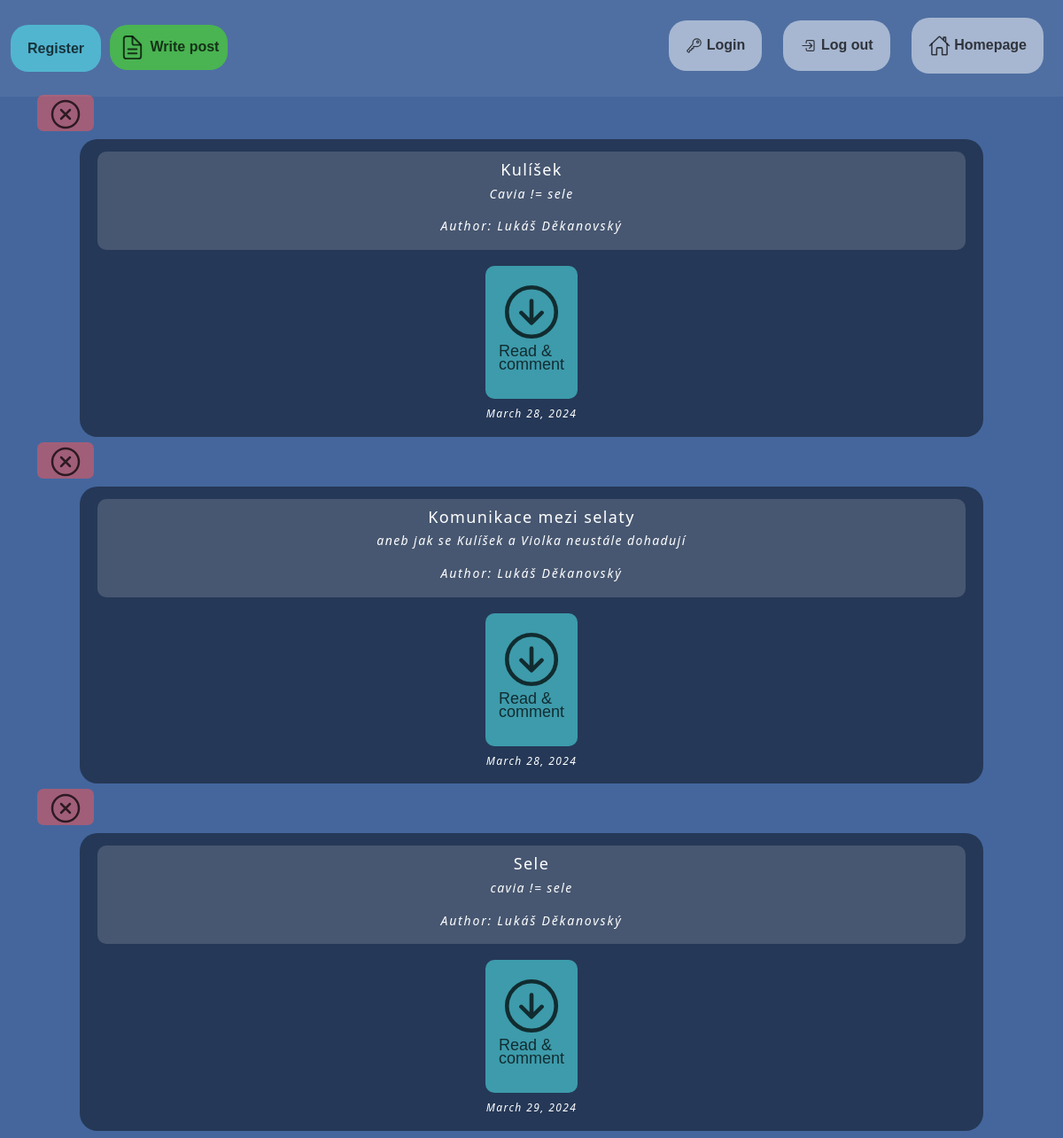
The page /blog (signed in) on the database its author committed.
### main.py (models this page shows)
class BlogPost(db.Model):
    __tablename__ = "blog_posts"
    id: Mapped[int] = mapped_column(Integer, primary_key=True)
    author_id: Mapped[int] = mapped_column(Integer, db.ForeignKey("users.id"))
    author = relationship("User", back_populates="posts")
    title: Mapped[str] = mapped_column(String(250), unique=True, nullable=False)
    subtitle: Mapped[str] = mapped_column(String(250), nullable=False)
    date: Mapped[str] = mapped_column(String(250), nullable=False)
    body: Mapped[str] = mapped_column(Text, nullable=False)
    img_url: Mapped[str] = mapped_column(String(250), nullable=False)
    comments = relationship("Comment", back_populates="parent_post")

class User(UserMixin, db.Model):
    __tablename__ = "users"
    id: Mapped[int] = mapped_column(Integer, primary_key= True)
    email: Mapped[str] = mapped_column(String(100), unique=True)
    password: Mapped[str] = mapped_column(String(100))
    name: Mapped[str] = mapped_column(String(100))
    posts = relationship("BlogPost", back_populates="author")
    comments = relationship("Comment", back_populates="comment_author")

### main.py (the view)
@app.route("/blog")
def blog():
    result = db.session.execute(db.select(BlogPost))
    posts = result.scalars().all()
    return render_template("blog.html", blog_posts = posts)

### main.py (called while the page is built)
@login_manager.user_loader
def load_user(user_id):
    return db.get_or_404(User, user_id)

### templates/blog.html (shortened to what this page needs)
<!DOCTYPE html>
<html lang="en">
<head>
    <link href="https://cdn.jsdelivr.net/npm/bootstrap@5.3.3/dist/css/bootstrap.min.css" rel="stylesheet">
    <link rel="stylesheet" href="../static/css/styles.css">
</head>
<body class="blog-gradient">
    <div class="vh-100">
        <div class="header fade fade-delay-small">
            <div class="container-fluid">
                <div class="row">
                    <div class="col-sm-3 justify-content-center my-2" align="left" align-sm="center">
                        <a href="{{ url_for('register')}}" class="button_d" role="button" data-ripple-color="hsl(218, 41%, 45%)">
                            <span style="font-weight: bold;">Register</span>
                        </a>
                        {% if current_user.id == 1: %}
                        <a href="{{ url_for('add_post')}}" class="button_new_post position-absolute" title="Create a post">
                            <span style="font-weight: bold;">Write post</span>
                        </a>
                        {% endif %}
                    </div>
                    <div class="col-sm-9 justify-content-center" align="right">
                        <a href="{{ url_for('login')}}" class="button_c" role="button" data-ripple-color="hsl(218, 41%, 45%)">
                            <span style="font-weight: bold;">Login</span>
                        </a>
                        <a href="{{ url_for('logout')}}" class="button_c" role="button" data-ripple-color="hsl(218, 41%, 45%)">
                            <span style="font-weight: bold;">Log out</span>
                        </a>
                        <a href="{{ url_for('home')}}" class="button_c" role="button" data-ripple-color="hsl(218, 41%, 45%)">
                            <span style="font-weight: bold;">Homepage</span>
                        </a>
                    </div>
                </div>
            </div>
        </div>
        <div class="container fade fade-delay-big">
            <div class="row">
                {% for post in blog_posts %}
                    <div class="">
                        <div class="">
                            <div class="">
                                {% if current_user.id == 1: %}
                                <a href="{{url_for('delete_post', post_id=post.id) }}" class="button_delete" title="Delete post">
                                </a>
                                {% endif %}
                            </div>
                        </div>
                        <div class="col mx-5 my-2" style="background-color: rgba(0, 0, 0, 0.304); border-radius: 20px;">
                            <div class="post-box">
                                <div class="post-header justify-content-center my-1">
                                    <h1 class="post-text-title">{{post.title}}</h1>
                                    <h2 class="post-text-subtitle">{{post.subtitle}}</h2>
                                    <h3 class="post-text-author">Author: {{post.author.name}}</h2>
                                </div>
                                <div class="post-footer">
                                    <a href="{{ url_for('read_post', post_id=post.id) }}" class="button_read">
                                        <p>
                                            Read & <br>comment
                                        </p>
                                    </a>
                                </div>
                                <div class="post-footer">
                                    <h1 class="post-date">{{post.date}}</h1>
                                </div>
                            </div>
                        </div>
                    </div>
                {% endfor %}
            </div>
        </div>
    </div>
</body>
</html>

### static/css/styles.css (style rules this page uses)
.blog-gradient { background-color: #44669d; }
.fade { animation-duration: 1s; animation-fill-mode: both; padding: auto; animation-name: fade-in; }
.fade-delay-small { animation-delay: 0.15s; }
.fade-delay-big { animation-delay: 0.4s; }
.button_c { color: rgba(0, 0, 0, 0.716); background-color: rgba(255, 255, 255, 0.507); margin-right: 10px; margin-left: 10px; font-size: 16px; line-height: 15px; padding: 19px; border-radius: 20px; font-family: Poppins, sans-serif; font-weight: normal; text-decoration: none; font-style: normal; font-variant: normal; text-transform: none; display: inline-block; }
.button_d { color: rgba(0, 0, 0, 0.716); background-color: rgba(85, 251, 254, 0.507); margin-right: 10px; font-size: 16px; line-height: 15px; padding: 19px; border-radius: 20px; font-family: Poppins, sans-serif; font-weight: normal; text-decoration: none; font-style: normal; font-variant: normal; text-transform: none; display: inline-block; }
.header { padding-top: 20px; padding-bottom: 20px; height: auto; background-color: rgba(255, 255, 255, 0.058); }
.post-box { background: rgba(0, 0, 0, 0.196); padding-bottom: 10px; padding-top: 10px; border-radius: 20px; height:auto; }
.post-header { background: rgba(251, 251, 251, 0.151); border-radius: 10px; margin-right: 20px; margin-left: 20px; margin-top: 10px; margin-bottom: 10px; padding-left: 50px; padding-right: 50px; padding-top: 10px; padding-bottom: 10px; width: auto; height: auto; }
.post-text-title { color: white; font-size: 18px; text-align: center; letter-spacing: 1.4px; }
.post-text-subtitle { color: white; font-size: 14px; text-align: center; letter-spacing: 1.4px; font-style: italic; }
.post-text-author { margin-top: 20px; color: white; font-size: 14px; text-align: center; letter-spacing: 1.8px; font-style: italic; }
.post-date { color: white; font-size: 12px; letter-spacing: 1.4px; font-style: italic; }
.post-footer { margin-top: 10px; width: auto; display: flex; justify-content: center; height: auto; }
.button_delete { color: rgba(0, 0, 0, 0.716); background-color: rgba(254, 88, 85, 0.507); margin-right: 10px; font-size: 16px; line-height: 15px; padding: 12px; border-radius: 7px; font-family: Poppins, sans-serif; text-decoration: none; height: auto; width: auto; }
.button_read { color: rgba(0, 0, 0, 0.716); background-color: rgba(85, 251, 254, 0.507); font-size: 18px; line-height: 15px; padding: 15px; border-radius: 10px; font-family: Poppins, sans-serif; text-decoration: none; width: auto; height: auto; }
.button_new_post { color: rgba(0, 0, 0, 0.716); background-color: rgba(69, 250, 3, 0.507); font-size: 16px; margin-top: auto; line-height: 15px; padding: 10px; border-radius: 20px; font-family: Poppins, sans-serif; text-decoration: none; }

### rows shown on the page
BlogPost: title "Kulíšek", subtitle "Cavia != sele", author.name "Lukáš Děkanovský", date "March 28, 2024"
BlogPost: title "Komunikace mezi selaty", subtitle "aneb jak se Kulíšek a Violka neustále dohadují", author.name "Lukáš Děkanovský", date "March 28, 2024"
BlogPost: title "Sele", subtitle "cavia != sele", author.name "Lukáš Děkanovský", date "March 29, 2024"
